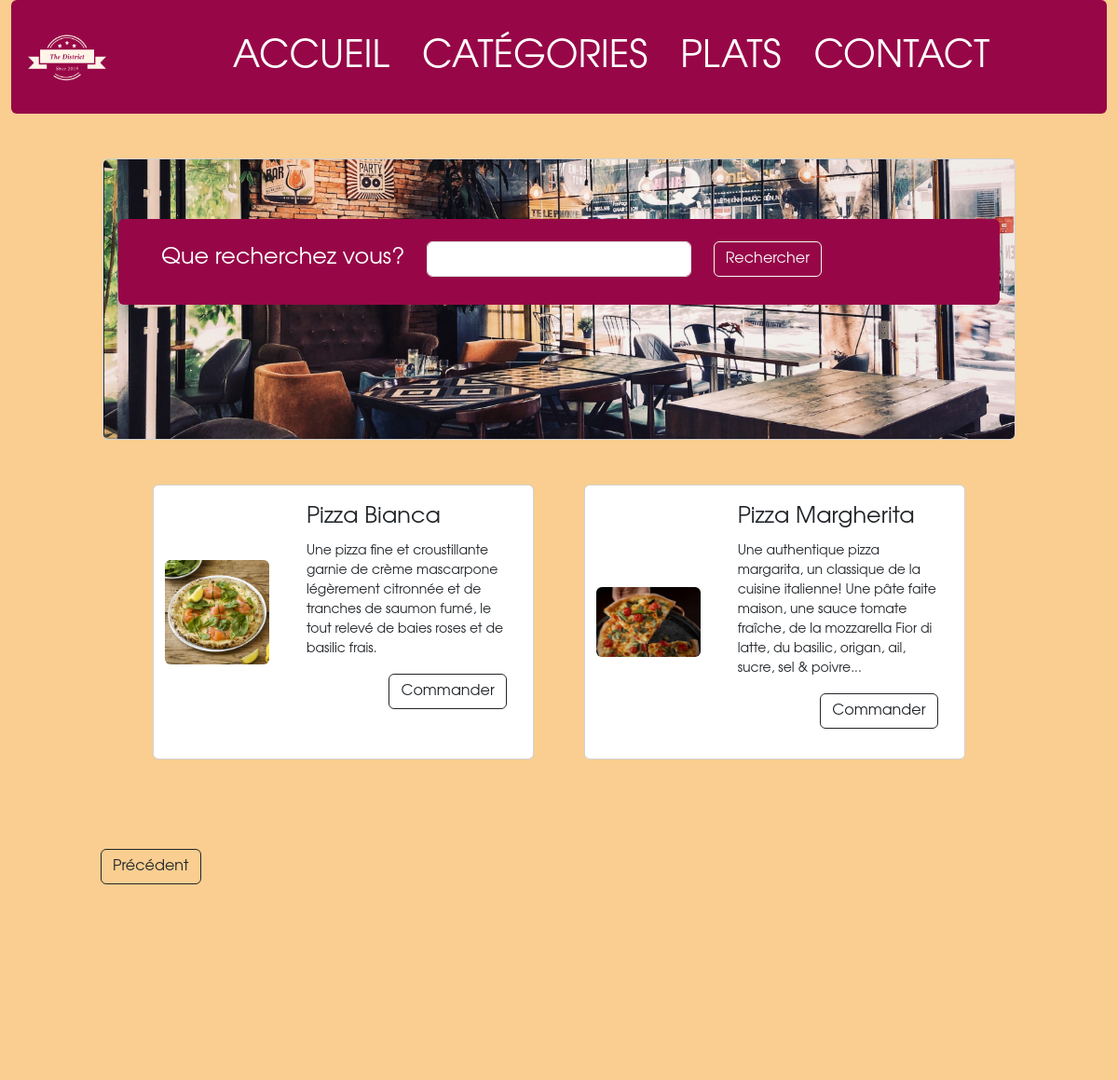
Screenshot of /details_categorie.php?id=4 with the database file from the repository.
### tables this page shows
CREATE TABLE `plat` (
  `id` int AUTO_INCREMENT PRIMARY KEY,
  `libelle` varchar(100) NOT NULL,
  `description` text NOT NULL,
  `prix` decimal(10,2) NOT NULL,
  `image` varchar(255) NOT NULL,
  `id_categorie` int NOT NULL REFERENCES categorie(id),
  `active` varchar(10) NOT NULL
);

### DAO.php (called while the page is built, shortened)
<?php
function getPlatsbyCategorie($cat,$db){
    $query= $db-> prepare("SELECT * FROM plat WHERE id_categorie=:cat_id");
    $query-> bindParam(':cat_id',$cat,PDO::PARAM_INT);
    $query-> execute();
    $platsByCat=$query-> fetchAll();
    return $platsByCat;
};

### details_categorie.php (the view, shortened to what this page needs)
<!DOCTYPE html>
<html lang="en">
  <head>
    <link
      href="https://cdn.jsdelivr.net/npm/bootstrap@5.3.2/dist/css/bootstrap.min.css"
      rel="stylesheet"
    />
    <link rel="stylesheet" href="assets/css/styles.css" />
  </head>
  <body>
    <div class="container-fluid">
  <?php
  require_once ("views/header.php");
  require_once("DAO.php")
  ?>
      <section class="d-flex justify-content-center mt-5" id="search">
        <div class="card col-xl-10 col">
          <div class="card-img-overlay">
            <div class="p-4 mt-5 bg-opacity-75 rounded" id="bandeau">
              <div class="form-group row d-flex justify-content-center">
                <div class="search-container col text-end">
                  <label
                    for="recherche"
                    class="form-label text-white text-end fs-4"
                  >
                    Que recherchez vous?</label
                  >
                </div>
                <div class="col">
                  <input
                    class="form-control"
                    type="search-input"
                    name="recherche"
                    id="recherche"
                  />
                </div>
                <div class="col">
                  <button class="btn btn-outline-light" type="submit">
                    Rechercher
                  </button>
                </div>
              </div>
            </div>
          </div>
        </div>
      </section>
   <section class="d-flex justify-content-center position-relative">
    <div
          id="aff_cat"
          class="d-flex justify-content-evenly col-xl-10 row flex-wrap mt-5 position-relative"
        >
        <?php
        $id= $_GET['id'];
        $plats= getPlatsbyCategorie($id,$db);
        foreach($plats as $plat)
        {?>
        <div class="card rounded col-11 col-lg-5">
            <div class="row">
                <div class="d-flex col-4 align-items-center">
                    <img src="assets/images_the_district/food/<?=$plat['image']?>" class="img-fluid rounded" alt="<?=$plat['libelle']?>"/>
                </div>
                <div class="col-7 col-sm-8">
                    <div class="card-body">
                        <p class="card-title fs-4"><?= $plat['libelle']?></p>
                        <p class="card-text small"><?=$plat['description']?></p>
                            <div class="d-flex justify-content-end my-3">
                                <a class="btn btn-outline-dark" href="plat_selectionne.php?id=<?= $plat['id']?>">Commander</a>
                            </div>
                    </div>
                </div>
            </div>
        </div>
        <?php } ?>
        </div>
      </section>
      <div class="m-md-5 p-md-5 m-2 p-2">
        <a class="btn btn-outline-dark" href="categories.php">Précédent</a>
      </div>
      <?php
       require_once ("views/footer.php")
      ?>
  </body>
</html>

### assets/css/styles.css (style rules this page uses)
body { font-family: Avantgarde, TeX Gyre Adventor, URW Gothic L, sans-serif; background-color:#f9ce90; background-image: url('images_the_district/image_parallax.jpg'); background-attachment:fixed; background-position: center; background-repeat: no-repeat; }
#bandeau { background-color: #970747; }

### rows the page displays
plat: image (picture), libelle "Pizza Bianca", description "Une pizza fine et croustillante garnie de crème mascarpone légèrement citronnée et de tranches de saumon fumé, le tout relevé de baies roses et de basilic frais."
plat: image (picture), libelle "Pizza Margherita", description "Une authentique pizza margarita, un classique de la cuisine italienne! Une pâte faite maison, une sauce tomate fraîche, de la mozzarella Fior di latte, du basilic, origan, ail, sucre, sel & poivre..."
